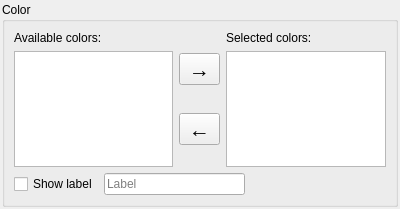
<?xml version="1.0" encoding="UTF-8"?>
<ui version="4.0">
 <class>ConfigureColorWidget</class>
 <widget class="QWidget" name="ConfigureColorWidget">
  <property name="geometry">
   <rect>
    <x>0</x>
    <y>0</y>
    <width>400</width>
    <height>209</height>
   </rect>
  </property>
  <property name="windowTitle">
   <string/>
  </property>
  <layout class="QVBoxLayout" name="verticalLayout_5">
   <property name="leftMargin">
    <number>2</number>
   </property>
   <property name="topMargin">
    <number>2</number>
   </property>
   <property name="rightMargin">
    <number>2</number>
   </property>
   <property name="bottomMargin">
    <number>2</number>
   </property>
   <item>
    <widget class="QGroupBox" name="groupBox">
     <property name="title">
      <string>Color</string>
     </property>
     <layout class="QVBoxLayout" name="verticalLayout_4">
      <item>
       <layout class="QHBoxLayout" name="horizontalLayout">
        <item>
         <layout class="QVBoxLayout" name="verticalLayout_2">
          <item>
           <widget class="QLabel" name="label">
            <property name="text">
             <string>Available colors:</string>
            </property>
           </widget>
          </item>
          <item>
           <widget class="QTreeWidget" name="availableColorsWidget">
            <property name="editTriggers">
             <set>QAbstractItemView::NoEditTriggers</set>
            </property>
            <property name="selectionMode">
             <enum>QAbstractItemView::ExtendedSelection</enum>
            </property>
            <property name="indentation">
             <number>0</number>
            </property>
            <property name="rootIsDecorated">
             <bool>false</bool>
            </property>
            <attribute name="headerVisible">
             <bool>false</bool>
            </attribute>
            <column>
             <property name="text">
              <string notr="true">1</string>
             </property>
            </column>
           </widget>
          </item>
         </layout>
        </item>
        <item>
         <layout class="QVBoxLayout" name="verticalLayout">
          <item>
           <widget class="QToolButton" name="selectColorButton">
            <property name="font">
             <font>
              <pointsize>16</pointsize>
             </font>
            </property>
            <property name="text">
             <string notr="true">→</string>
            </property>
           </widget>
          </item>
          <item>
           <widget class="QToolButton" name="deselectColorButton">
            <property name="font">
             <font>
              <pointsize>16</pointsize>
             </font>
            </property>
            <property name="text">
             <string notr="true">←</string>
            </property>
           </widget>
          </item>
         </layout>
        </item>
        <item>
         <layout class="QVBoxLayout" name="verticalLayout_3">
          <item>
           <widget class="QLabel" name="label_2">
            <property name="text">
             <string>Selected colors:</string>
            </property>
           </widget>
          </item>
          <item>
           <widget class="QTreeWidget" name="selectedColorsWidget">
            <property name="editTriggers">
             <set>QAbstractItemView::NoEditTriggers</set>
            </property>
            <property name="selectionMode">
             <enum>QAbstractItemView::ExtendedSelection</enum>
            </property>
            <property name="indentation">
             <number>0</number>
            </property>
            <property name="rootIsDecorated">
             <bool>false</bool>
            </property>
            <attribute name="headerVisible">
             <bool>false</bool>
            </attribute>
            <column>
             <property name="text">
              <string notr="true">1</string>
             </property>
            </column>
           </widget>
          </item>
         </layout>
        </item>
       </layout>
      </item>
      <item>
       <layout class="QHBoxLayout" name="horizontalLayout_2">
        <item>
         <widget class="QCheckBox" name="useLabel">
          <property name="text">
           <string>Show label</string>
          </property>
         </widget>
        </item>
        <item>
         <widget class="QLineEdit" name="colorLabel">
          <property name="placeholderText">
           <string>Label</string>
          </property>
         </widget>
        </item>
        <item>
         <spacer name="horizontalSpacer">
          <property name="orientation">
           <enum>Qt::Horizontal</enum>
          </property>
          <property name="sizeHint" stdset="0">
           <size>
            <width>40</width>
            <height>20</height>
           </size>
          </property>
         </spacer>
        </item>
       </layout>
      </item>
     </layout>
    </widget>
   </item>
  </layout>
 </widget>
 <resources/>
 <connections/>
</ui>
